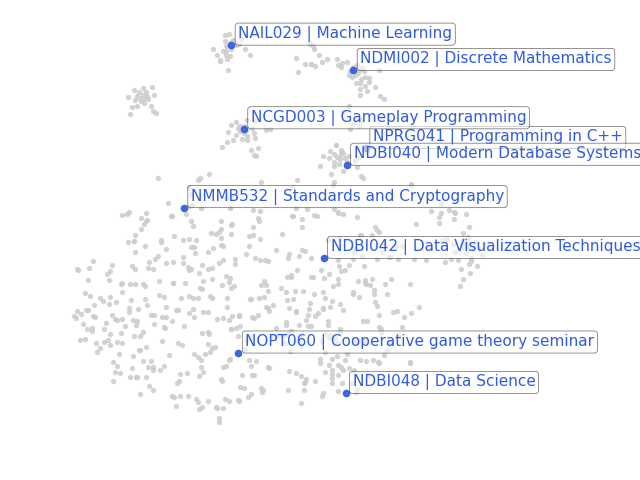

Recreate this plot in Python.
import matplotlib.pyplot as plt
import numpy as np
import pandas as pd
from adjustText import adjust_text
from data import TrainData
from ranker.elsa_ranker import Elsa
from sklearn.decomposition import PCA
from sklearn.manifold import TSNE
from sklearn.preprocessing import normalize

RND_STATE = 42


def main():
    train_data = TrainData(67564)
    train_data.fit()

    model = Elsa(train_data)
    model.set_train_params(
        factors=16, num_epochs=50, learning_rate=1e-2, batch_size=128
    )
    model.fit()

    emb_matrix = model.model.get_items_embeddings(as_numpy=True)
    labels = model.train_data.povinn.apply(
        lambda x: x["povinn"] + " | " + x["panazev"], axis=1
    ).values
    assert len(labels) == emb_matrix.shape[0]

    emb_matrix = normalize(emb_matrix, norm="l2")
    tsne = TSNE(n_components=2, random_state=RND_STATE, init="pca")
    emb2d = tsne.fit_transform(emb_matrix)

    sampled_label_names = [
        "NAIL029 | Machine Learning",
        # "NPFL129 | Introduction to Machine Learning with Python",
        # "NPRG043 | Recommended Programming Practices",
        "NOPT060 | Cooperative game theory seminar",
        # "NJAZ039 | Russian for Beginners I",
        # "NJAZ106 | Russian for Advanced Students I",
        "NPRG041 | Programming in C++",
        "NCGD003 | Gameplay Programming",
        "NDMI002 | Discrete Mathematics",
        "NDBI040 | Modern Database Systems",
        # "NJAZ170 | English for Advanced Students I",
        "NDBI048 | Data Science",
        "NDBI042 | Data Visualization Techniques",
        "NMMB532 | Standards and Cryptography",
    ]
    # sampled_label_names += list(
    #     np.random.RandomState(RND_STATE + 3).choice(labels, size=10, replace=False)
    # )
    plt.scatter(emb2d[:, 0], emb2d[:, 1], s=8, color="#cccccc", alpha=0.8)

    texts = []
    # color and annotate points belonging to each chosen label
    for idx, label_name in enumerate(sampled_label_names):
        mask = labels == label_name
        if not np.any(mask):
            continue
        color = "#305CDE"
        plt.scatter(
            emb2d[mask, 0],
            emb2d[mask, 1],
            s=20,
            color=color,
            label=str(label_name),
            alpha=0.9,
        )

        # annotate at the median position of that label's points
        centroid = np.median(emb2d[mask], axis=0)
        txt = plt.annotate(
            str(label_name),
            xy=(centroid[0], centroid[1]),
            xytext=(5, 5),
            textcoords="offset points",
            fontsize=11,
            color=color,
            bbox=dict(boxstyle="round,pad=0.2", fc="white", alpha=0.6, linewidth=0.5),
        )
        texts.append(txt)

    plt.tight_layout()
    plt.axis("off")
    plt.savefig("bla_clusters.png")
    plt.show()


if __name__ == "__main__":
    main()
